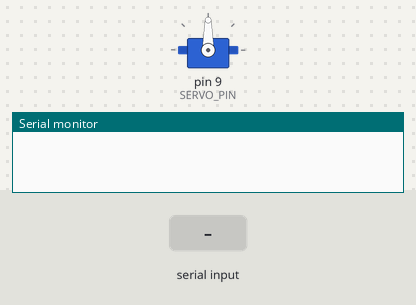
Recording of a sketch running on a simulated Arduino Leonardo, built with avr-gcc and run on an emulated ATmega32U4. Shown: servo, the last lines printed to the serial monitor. The inputs (shaded band) are chosen by the test bench.

Above: at 0.6 s.
At 4.77 s:
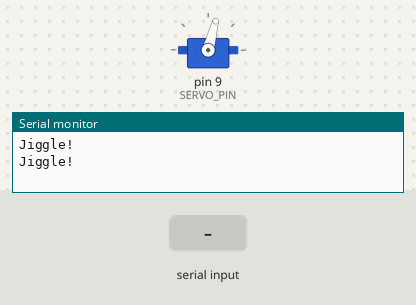
4.8 s: byte 30 received over Serial
At 5.07 s:
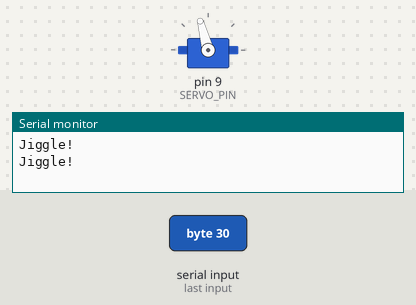
8.3 s: byte 90 received over Serial
11.8 s: byte 120 received over Serial
Timing chart, 0 to 21.3 s (numbered marks = the images above; inputs shaded):
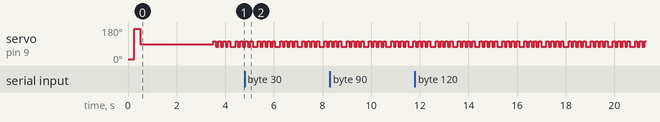

Measured:
- by itself, servo on pin 9 (SERVO_PIN): repeats every 0.92 s: 2 × (105° 0.10 s, 75° 0.10 s), 105° 0.10 s, 75° 0.22 s, 105° 0.10 s, 75° 0.10 s

The sketch:

tiny_sorter_driver.ino
```cpp
// (licence header left out)
#include <Servo.h>

// Set to 0 to debug or use the updated WebSerial driver
// Set to 1 to use the microcontroller as aWebUSB device. (as originally published by Google)
#define USE_WEB_USB 0

#if USE_WEB_USB

// The original TinySorter project uses WebUSB to connect to the serial port.
// This will only work with an addon library and certain devices like the Arduino Leonardo
// To install the library, see https://github.com/webusb/arduino/
#include <WebUSB.h>
WebUSB WebUSBSerial(1 /* https:// */, "editor.p5js.org/designmakeandteach/full/yiTc27eXT/");
// Override to use the WebUSB Serial port
#define Serial WebUSBSerial

// For evaluating data sent from the webpage. The WebUSB version of the project uses binary data.
#define ASCII_OFFSET 0
#else
// Use the default serial port.
// This is helpful for testing and using the WebSerial protocol.

// Values sent from the webpage to tell us what it detected. Use ASCII characters.
#define ASCII_OFFSET 48 // The character '0' is 48 (decimal) in ASCII
#endif /* USE_WEB_USB */

const int CEREAL_VALUE = 1;
const int MALLOW_VALUE = 2;

Servo sorter_servo;

const int SERVO_PIN = 9;         // Might be labled D9 on your board

// The adjustments below control the vibration of the sorter
const int NUM_JIGGLES = 4;
const int JIGGLE_ANGLE = 15;
const int JIGGLE_DELAY = 100;

// The adjustments below set the limits of the servo.
const int CENTER_POSITION = 90;  // Servo horn points straight up
const int CEREAL_POSITION = 10;  // direction to tilt when a piece of cereal is detected
const int MALLOW_POSITION = 170; // direction to tilt when a marshmallow detected

void setup() {
  sorter_servo.attach(SERVO_PIN);

  // Move the servo to show to both extremes to show that the sketch has started
  sorter_servo.write(CEREAL_POSITION);
  delay(250); // Wait for the servo to move
  sorter_servo.write(MALLOW_POSITION);
  delay(250);

  // Center the servo. This allows you to adjust the horn.
  sorter_servo.write(CENTER_POSITION);
  delay(3000);
}

// Move the servo back and forth to create vibrations that will
// allow the objects to be sorted to slide down the ramp.
void jiggle() {
  Serial.write("Jiggle!\r\n");
  for (int i = 0; i < NUM_JIGGLES; i++) {
    sorter_servo.write(CENTER_POSITION + JIGGLE_ANGLE);
    delay(JIGGLE_DELAY);
    sorter_servo.write(CENTER_POSITION - JIGGLE_ANGLE);
    delay(JIGGLE_DELAY);
  }
  delay(100);
  // Wait until our message is fully sent out the serial port
  Serial.flush();
}

// Wait for the serial port to become available. When using WebUSB
// This is when the website connects to your board
void wait_for_serial_port() {

  while (!Serial) {
    ;
  }
  Serial.begin(9600);
  Serial.write("Arduino: Sketch begins.\r\n");
  Serial.flush();

  // Give a jiggle to show the serial port is attached
  jiggle();
  delay(250);
}

// Arduino main loop
void loop() {

  if (!Serial) {
    // If the serial port is not connected, all of our calls to the
    // serial port will fail trying to dereference a NULL pointer
    wait_for_serial_port();

  } else if (Serial.available()) {
    // ASCII_OFFSET adjusts between binary and ASCII input
    int detected_value = Serial.read() - ASCII_OFFSET;

    if (CEREAL_VALUE == detected_value) {
      Serial.write("Cereal detected.\r\n");

      // Tip the servo toward the cereal bowl
      sorter_servo.write(CEREAL_POSITION);
      delay(2000);

      // Move servo back to the center
      sorter_servo.write(CENTER_POSITION);
      delay(1000);
    } else if (MALLOW_VALUE == detected_value) {
      Serial.write("Mallow detected.\r\n");

      // Tip the servo toward the marshmallow bowl
      sorter_servo.write(MALLOW_POSITION);
      delay(2000);

      // Go back to the center
      sorter_servo.write(CENTER_POSITION);
      delay(1000);
    } else {
      Serial.write("Unknown value: '");
      Serial.write(detected_value);
      Serial.write("' detected.\r\n");
    }

    //
    // For a more sophisticated sorter, you might have more values.
    // You could add that logic here.
    //

    // The microprocessor has been delaying and might get behind in
    // processing serial input. Skip over the old data to get the
    // most recent input in the next iteration of loop()
    while (Serial.available()) {
      Serial.read();
      delay(1);
    }

    // Flush any output to the serial port.
    Serial.flush();
  } else {
    // No data came in, try vibrating the sorter
    jiggle();
  }
}
```
